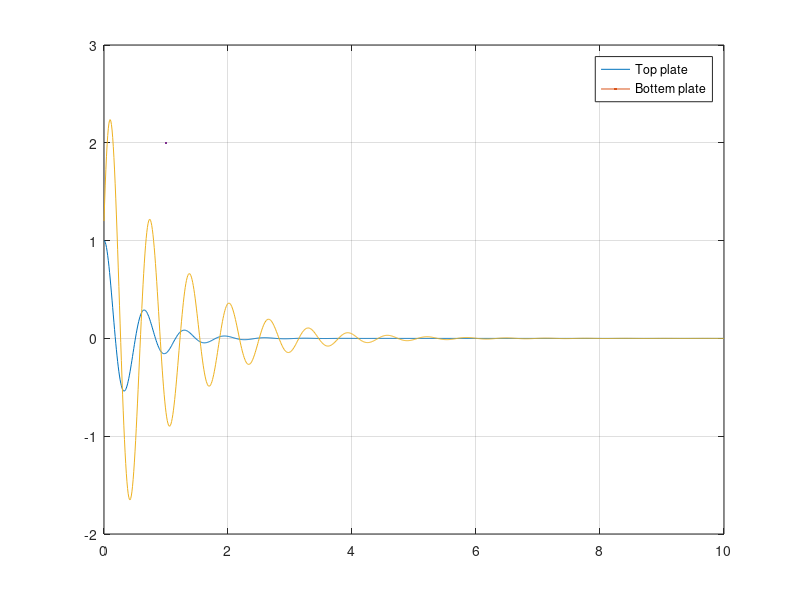

This figure's MATLAB source:
clc
close all
clear 
%% Params

m1 = 1; %kg
m2 = 5; %kg

k1 = 20000; %N/m
k2 = 500; %N/m

c1 = 2; %Ns/m
c2 = 20; %Ns/m the damper !!!

%% Mass/Stiffness matrices

M = [m1  0 ; 
     0  m2];

K = [k1+k2  -k2 ;
       -k2   k2 ];


[Evect,Eval] = eig(K,M);
NaturalFrequency = diag(sqrt(Eval)) / (2 * pi);



%% state space dx/dt = Ax+Bu  y = Cx+Du


IC = [0 0 0 0]; % Initial conditions

A = [      0             1            0         0   ;
     (-k1-k2)/(m1) (-c1-c2)/(m1)    k2/m1     c2/m1 ;
           0             0            0         1   ;
         k2/m2         c2/m2       -k2/m2    -c2/m2];





%% ODE solve

% signal one
x_init = [0; 0; 1; 0]; %[x , x_dot]
StateSpace = @(t, x1) A*x1;
[tspan, x1] = ode45(StateSpace, 0:.01: 10, x_init);
x1 = x1';


% signal one

c2 = 10;
A = [      0             1            0         0   ;
     (-k1-k2)/(m1) (-c1-c2)/(m1)    k2/m1     c2/m1 ;
           0             0            0         1   ;
         k2/m2         c2/m2       -k2/m2    -c2/m2];

x_init = [0; 0; 1.2; 20]; %[x , x_dot]
StateSpace = @(t, x2) A*x2;
[tspan, x2] = ode45(StateSpace, 0:.01: 10, x_init);
x2 = x2';


figure(1)
plot(tspan,x1(3,:),linewidth = 2)
hold on
plot(tspan,x2(3,:),linewidth = 2)
grid on 
legend("Top plate","Bottem plate")

